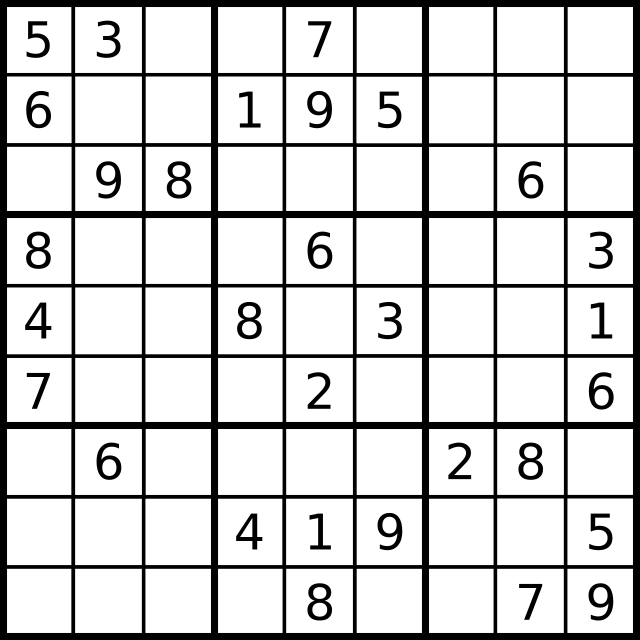
#> input picture frontend/PythonTest/img1_digital.png, 640 x 640 px
$ python Test1.py img1_digital.png
#> lines starting #> are read from the running program, lines starting #| are printed output that depends on the picture
import sys
import cv2
import pytesseract
import math
import json

def process_sudoku(image_path):
    # Bild laden
#> called with image_path = 'img1_digital.png'
    image = cv2.imread(image_path)
#> image is the input picture: shape (640, 640, 3); min 0, max 255, mean 209.7
    width, height = image.shape[0], image.shape[1]
#> width = 640; height = 640
    dim = math.floor(width / 9)
#> dim = 71

    sudoku = [[0 for _ in range(9)] for _ in range(9)]

    for i in range(9):
        for j in range(9):
            cropped_image = image[i*dim:(i+1)*dim, j*dim:(j+1)*dim]
            cc = cropped_image[10:dim-10, 10:dim-10]

            letter = pytesseract.image_to_string(cc, config='--psm 6 -c tessedit_char_whitelist=0123456789').strip()
            sudoku[i][j] = int(letter) if letter.isdigit() else 0
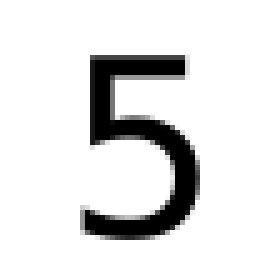
#> cc: shape (51, 51, 3) (shown 5 times larger); min 0, max 255, mean 220.8
#> after the loop, sudoku = 9 items, first 6: [0, 0, 0, 0, 0, 0, 0, 0, 0], [0, 0, 0, 0, 0, 0, 0, 0, 0], [0, 0, 0, 0, 0, 0, 0, 0, 0], [0, 0, 0, 0, 0, 0, 0, 0, 0], [0, 0, 0, 0, 0, 0, 0, 0, 0], [0, 0, 0, 0, 0, 0, 0, 0, 0]

    return sudoku

def is_valid(board, row, col, num):
    for i in range(9):
        if board[row][i] == num or board[i][col] == num:
            return False

    start_row, start_col = 3 * (row // 3), 3 * (col // 3)
    for i in range(3):
        for j in range(3):
            if board[start_row + i][start_col + j] == num:
                return False

    return True

def solve_sudoku(board):
    for row in range(9):
        for col in range(9):
            if board[row][col] == 0:
                for num in range(1, 10):
                    if is_valid(board, row, col, num):
                        board[row][col] = num
                        if solve_sudoku(board):
                            return True
                        board[row][col] = 0
                return False
    return True

if __name__ == "__main__":
    image_path = sys.argv[1]
#> (the run stopped early here; a loop or call above may not have finished)
